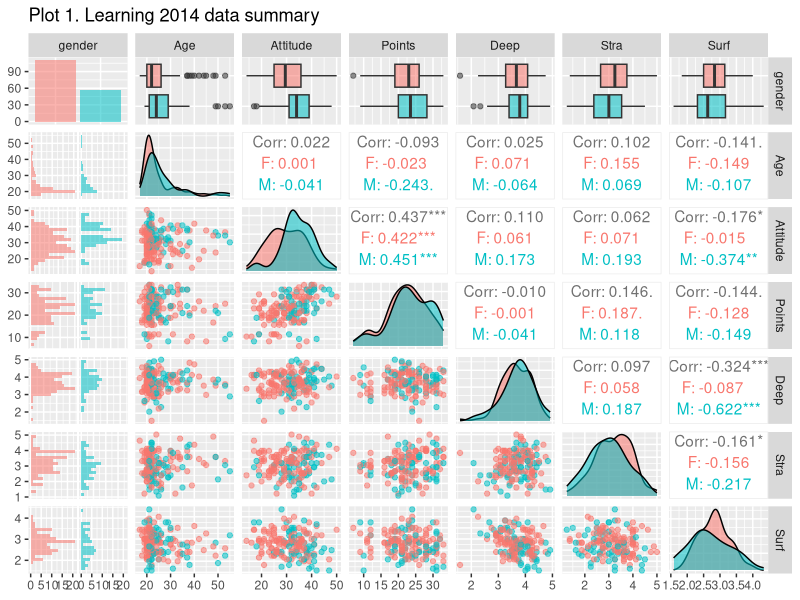
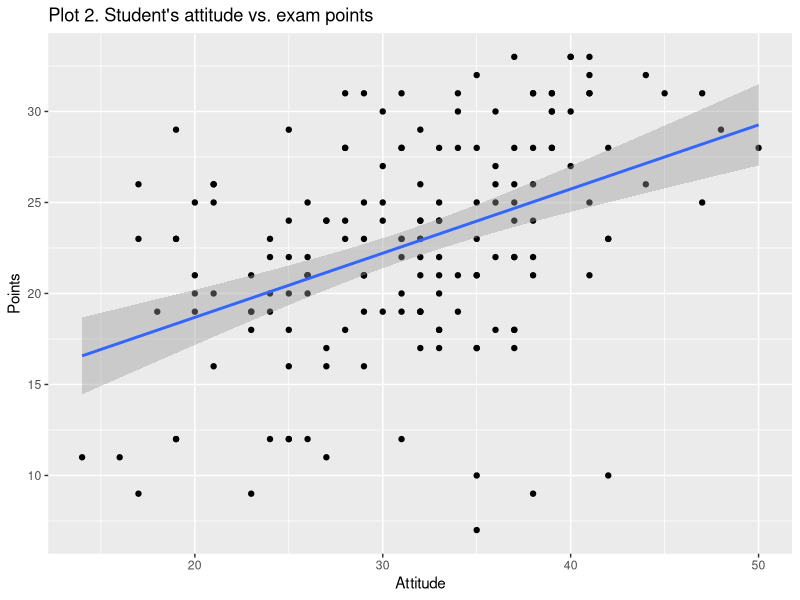
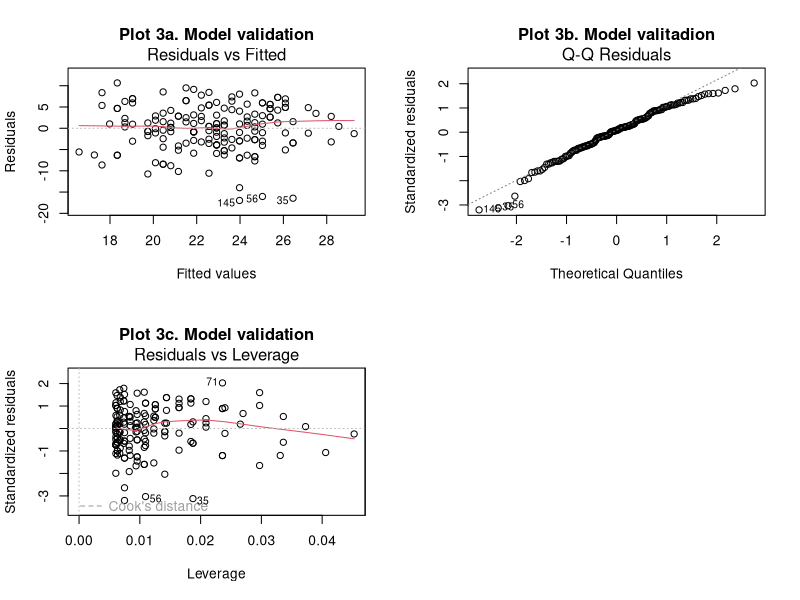

Source code (R) for these figures, in order:
## ---- chunk 1
# read data
setwd("~/Documents/IODS-project")
LEARN <- read.table("data/learning2014sub.txt", as.is=TRUE, header=TRUE)

# attach the data so there is no need to refer to the dataset used
attach(LEARN)
# structure and dimension of the data
dim(LEARN)
str(LEARN)
# summary of the data
summary(LEARN)
## ---- chunk 2
library(ggplot2)
library(GGally)
## ---- chunk 3
## plot with title added
p <- ggpairs(LEARN, mapping = aes(col = gender, alpha = 0.3), lower = list(combo = wrap("facethist", bins = 20)))
LEARNp <- p + ggtitle("Plot 1. Learning 2014 data summary")
LEARNp
## ---- chunk 4
# linear regression
# dependent variable Points
# explanatory variables Age, gender and Attitude

lm1 <- lm(Points ~ Age + gender + Attitude, data=LEARN)
print(summary(lm1))

# second model Attitude as an explanatory variable
lm2 <- lm(Points ~ Attitude, data=LEARN)
print(summary(lm2))
## ---- chunk 5
# scatter plot between Attitude and Points
p2 <- qplot(Attitude, Points, data = LEARN) + geom_smooth(method = "lm")
p3 <- p2 + ggtitle("Plot 2. Student's attitude vs. exam points")
p3
## ---- chunk 6
## Plots for validation
par(mfrow= c(2,2))
plot(lm2, which=c(1), main="Plot 3a. Model validation")
plot(lm2, which=c(2), main="Plot 3b. Model valitadion")
plot(lm2, which=c(5), main="Plot 3c. Model validation")

